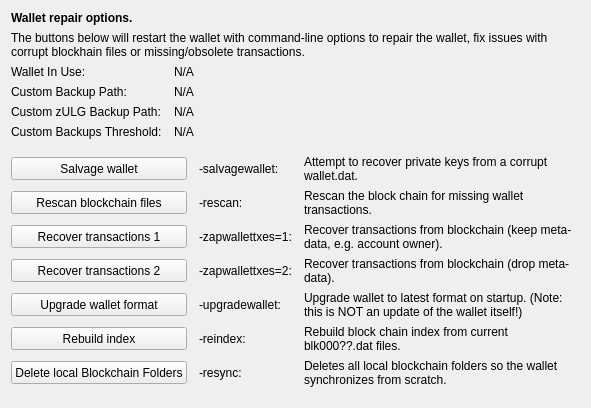
     <widget class="QWidget" name="tab_repair">
      <attribute name="title">
       <string>&amp;Wallet Repair</string>
      </attribute>
      <layout class="QGridLayout" name="gridLayout_4" columnstretch="0,0,0,0">
       <property name="horizontalSpacing">
        <number>12</number>
       </property>
       <item row="0" column="0" colspan="4">
        <widget class="QLabel" name="label_repair_header">
         <property name="font">
          <font>
           <weight>75</weight>
           <bold>true</bold>
          </font>
         </property>
         <property name="text">
          <string>Wallet repair options.</string>
         </property>
        </widget>
       </item>
       <item row="1" column="0" colspan="4">
        <widget class="QLabel" name="label_repair_helptext">
         <property name="font">
          <font>
           <weight>50</weight>
           <bold>false</bold>
          </font>
         </property>
         <property name="text">
          <string>The buttons below will restart the wallet with command-line options to repair the wallet, fix issues with corrupt blockhain files or missing/obsolete transactions.</string>
         </property>
         <property name="wordWrap">
          <bool>true</bool>
         </property>
        </widget>
       </item>
       <item row="2" column="0">
        <widget class="QLabel" name="wallet_path_label">
         <property name="text">
          <string>Wallet In Use:</string>
         </property>
        </widget>
       </item>
       <item row="2" column="1" colspan="3">
        <widget class="QLabel" name="wallet_path">
         <property name="cursor">
          <cursorShape>IBeamCursor</cursorShape>
         </property>
         <property name="text">
          <string>N/A</string>
         </property>
         <property name="textFormat">
          <enum>Qt::PlainText</enum>
         </property>
         <property name="textInteractionFlags">
          <set>Qt::LinksAccessibleByMouse|Qt::TextSelectableByKeyboard|Qt::TextSelectableByMouse</set>
         </property>
        </widget>
       </item>
       <item row="3" column="0">
        <widget class="QLabel" name="wallet_custombackuppath_label">
         <property name="visible">
          <bool>false</bool>
         </property>
         <property name="text">
          <string>Custom Backup Path:</string>
         </property>
        </widget>
       </item>
       <item row="3" column="1" colspan="3">
        <widget class="QLabel" name="wallet_custombackuppath">
         <property name="cursor">
          <cursorShape>IBeamCursor</cursorShape>
         </property>
         <property name="visible">
          <bool>false</bool>
         </property>
         <property name="text">
          <string>N/A</string>
         </property>
         <property name="textFormat">
          <enum>Qt::PlainText</enum>
         </property>
         <property name="textInteractionFlags">
          <set>Qt::LinksAccessibleByMouse|Qt::TextSelectableByKeyboard|Qt::TextSelectableByMouse</set>
         </property>
        </widget>
       </item>
       <item row="4" column="0">
        <widget class="QLabel" name="wallet_customzulgbackuppath_label">
         <property name="visible">
          <bool>false</bool>
         </property>
         <property name="text">
          <string>Custom zULG Backup Path:</string>
         </property>
        </widget>
       </item>
       <item row="4" column="1" colspan="3">
        <widget class="QLabel" name="wallet_customzulgbackuppath">
         <property name="cursor">
          <cursorShape>IBeamCursor</cursorShape>
         </property>
         <property name="visible">
          <bool>false</bool>
         </property>
         <property name="text">
          <string>N/A</string>
         </property>
         <property name="textFormat">
          <enum>Qt::PlainText</enum>
         </property>
         <property name="textInteractionFlags">
          <set>Qt::LinksAccessibleByMouse|Qt::TextSelectableByKeyboard|Qt::TextSelectableByMouse</set>
         </property>
        </widget>
       </item>
       <item row="5" column="0">
        <widget class="QLabel" name="wallet_custombackupthreshold_label">
         <property name="visible">
          <bool>false</bool>
         </property>
         <property name="text">
          <string>Custom Backups Threshold:</string>
         </property>
        </widget>
       </item>
       <item row="5" column="1" colspan="3">
        <widget class="QLabel" name="wallet_custombackupthreshold">
         <property name="cursor">
          <cursorShape>IBeamCursor</cursorShape>
         </property>
         <property name="visible">
          <bool>false</bool>
         </property>
         <property name="text">
          <string>N/A</string>
         </property>
         <property name="textFormat">
          <enum>Qt::PlainText</enum>
         </property>
         <property name="textInteractionFlags">
          <set>Qt::LinksAccessibleByMouse|Qt::TextSelectableByKeyboard|Qt::TextSelectableByMouse</set>
         </property>
        </widget>
       </item>
       <item row="6" column="0">
        <spacer name="verticalSpacer_repair1">
         <property name="orientation">
          <enum>Qt::Vertical</enum>
         </property>
         <property name="sizeHint" stdset="0">
          <size>
           <width>10</width>
           <height>10</height>
          </size>
         </property>
        </spacer>
       </item>
       <item row="7" column="0" colspan="2">
        <widget class="QPushButton" name="btn_salvagewallet">
         <property name="minimumSize">
          <size>
           <width>100</width>
           <height>23</height>
          </size>
         </property>
         <property name="text">
          <string>Salvage wallet</string>
         </property>
        </widget>
       </item>
       <item row="7" column="2">
        <widget class="QLabel" name="label_repair_salvage_command">
         <property name="text">
          <string notr="true">-salvagewallet:</string>
         </property>
        </widget>
       </item>
       <item row="7" column="3">
        <widget class="QLabel" name="label_repair_salvage">
         <property name="text">
          <string>Attempt to recover private keys from a corrupt wallet.dat.</string>
         </property>
         <property name="wordWrap">
          <bool>true</bool>
         </property>
        </widget>
       </item>
       <item row="8" column="0" colspan="2">
        <widget class="QPushButton" name="btn_rescan">
         <property name="minimumSize">
          <size>
           <width>100</width>
           <height>23</height>
          </size>
         </property>
         <property name="text">
          <string>Rescan blockchain files</string>
         </property>
        </widget>
       </item>
       <item row="8" column="2">
        <widget class="QLabel" name="label_repair_rescan_command">
         <property name="text">
          <string notr="true">-rescan:</string>
         </property>
        </widget>
       </item>
       <item row="8" column="3">
        <widget class="QLabel" name="label_repair_rescan">
         <property name="text">
          <string>Rescan the block chain for missing wallet transactions.</string>
         </property>
         <property name="wordWrap">
          <bool>true</bool>
         </property>
        </widget>
       </item>
       <item row="9" column="0" colspan="2">
        <widget class="QPushButton" name="btn_zapwallettxes1">
         <property name="minimumSize">
          <size>
           <width>100</width>
           <height>23</height>
          </size>
         </property>
         <property name="text">
          <string>Recover transactions 1</string>
         </property>
        </widget>
       </item>
       <item row="9" column="2">
        <widget class="QLabel" name="label_repair_zap1_command">
         <property name="text">
          <string notr="true">-zapwallettxes=1:</string>
         </property>
        </widget>
       </item>
       <item row="9" column="3">
        <widget class="QLabel" name="label_repair_zap1">
         <property name="text">
          <string>Recover transactions from blockchain (keep meta-data, e.g. account owner).</string>
         </property>
         <property name="wordWrap">
          <bool>true</bool>
         </property>
        </widget>
       </item>
       <item row="10" column="0" colspan="2">
        <widget class="QPushButton" name="btn_zapwallettxes2">
         <property name="minimumSize">
          <size>
           <width>100</width>
           <height>23</height>
          </size>
         </property>
         <property name="text">
          <string>Recover transactions 2</string>
         </property>
        </widget>
       </item>
       <item row="10" column="2">
        <widget class="QLabel" name="label_repair_zap2_command">
         <property name="text">
          <string notr="true">-zapwallettxes=2:</string>
         </property>
        </widget>
       </item>
       <item row="10" column="3">
        <widget class="QLabel" name="label_repair_zap2">
         <property name="text">
          <string>Recover transactions from blockchain (drop meta-data).</string>
         </property>
         <property name="wordWrap">
          <bool>true</bool>
         </property>
        </widget>
       </item>
       <item row="11" column="0" colspan="2">
        <widget class="QPushButton" name="btn_upgradewallet">
         <property name="minimumSize">
          <size>
           <width>100</width>
           <height>23</height>
          </size>
         </property>
         <property name="text">
          <string>Upgrade wallet format</string>
         </property>
        </widget>
       </item>
       <item row="11" column="2">
        <widget class="QLabel" name="label_repair_upgrade_command">
         <property name="text">
          <string notr="true">-upgradewallet:</string>
         </property>
        </widget>
       </item>
       <item row="11" column="3">
        <widget class="QLabel" name="label_repair_upgrade">
         <property name="text">
          <string>Upgrade wallet to latest format on startup. (Note: this is NOT an update of the wallet itself!)</string>
         </property>
         <property name="wordWrap">
          <bool>true</bool>
         </property>
        </widget>
       </item>
       <item row="12" column="0" colspan="2">
        <widget class="QPushButton" name="btn_reindex">
         <property name="minimumSize">
          <size>
           <width>100</width>
           <height>23</height>
          </size>
         </property>
         <property name="text">
          <string>Rebuild index</string>
         </property>
        </widget>
       </item>
       <item row="12" column="2">
        <widget class="QLabel" name="label_repair_reindex_command">
         <property name="text">
          <string notr="true">-reindex:</string>
         </property>
        </widget>
       </item>
       <item row="12" column="3">
        <widget class="QLabel" name="label_repair_reindex">
         <property name="text">
          <string>Rebuild block chain index from current blk000??.dat files.</string>
         </property>
         <property name="wordWrap">
          <bool>true</bool>
         </property>
        </widget>
       </item>
       <item row="13" column="0" colspan="2">
        <widget class="QPushButton" name="btn_resync">
         <property name="minimumSize">
          <size>
           <width>100</width>
           <height>23</height>
          </size>
         </property>
         <property name="text">
          <string>Delete local Blockchain Folders</string>
         </property>
        </widget>
       </item>
       <item row="13" column="2">
        <widget class="QLabel" name="label_repair_resync_command">
         <property name="text">
          <string>-resync:</string>
         </property>
        </widget>
       </item>
       <item row="13" column="3">
        <widget class="QLabel" name="label_repair_resync">
         <property name="text">
          <string>Deletes all local blockchain folders so the wallet synchronizes from scratch.</string>
         </property>
         <property name="wordWrap">
          <bool>true</bool>
         </property>
        </widget>
       </item>
       <item row="14" column="0">
        <spacer name="verticalSpacer_repair2">
         <property name="orientation">
          <enum>Qt::Vertical</enum>
         </property>
         <property name="sizeHint" stdset="0">
          <size>
           <width>20</width>
           <height>10</height>
          </size>
         </property>
        </spacer>
       </item>
      </layout>
     </widget>
